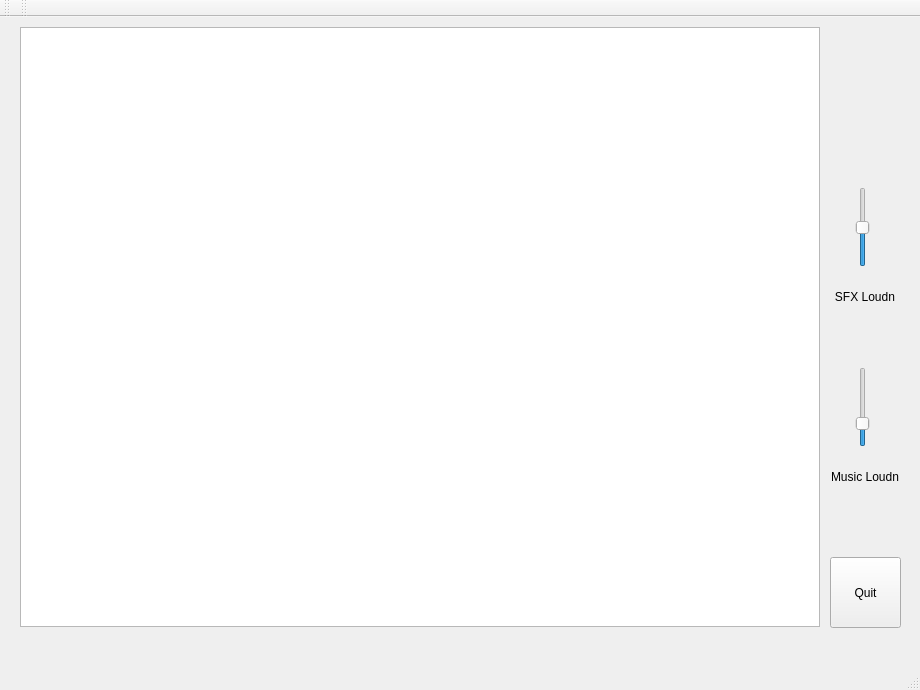
<?xml version="1.0" encoding="UTF-8"?>
<ui version="4.0">
 <class>MainWindow</class>
 <widget class="QMainWindow" name="MainWindow">
  <property name="geometry">
   <rect>
    <x>0</x>
    <y>0</y>
    <width>920</width>
    <height>690</height>
   </rect>
  </property>
  <property name="windowTitle">
   <string>MainWindow</string>
  </property>
  <widget class="QWidget" name="centralWidget">
   <widget class="QPushButton" name="pushButton1">
    <property name="geometry">
     <rect>
      <x>830</x>
      <y>540</y>
      <width>71</width>
      <height>71</height>
     </rect>
    </property>
    <property name="focusPolicy">
     <enum>Qt::NoFocus</enum>
    </property>
    <property name="text">
     <string>Quit</string>
    </property>
   </widget>
   <widget class="QGraphicsView" name="graphicsView">
    <property name="geometry">
     <rect>
      <x>20</x>
      <y>10</y>
      <width>800</width>
      <height>600</height>
     </rect>
    </property>
    <property name="sizePolicy">
     <sizepolicy hsizetype="Maximum" vsizetype="Maximum">
      <horstretch>0</horstretch>
      <verstretch>0</verstretch>
     </sizepolicy>
    </property>
    <property name="minimumSize">
     <size>
      <width>800</width>
      <height>600</height>
     </size>
    </property>
    <property name="maximumSize">
     <size>
      <width>800</width>
      <height>600</height>
     </size>
    </property>
    <property name="focusPolicy">
     <enum>Qt::StrongFocus</enum>
    </property>
    <property name="verticalScrollBarPolicy">
     <enum>Qt::ScrollBarAlwaysOff</enum>
    </property>
    <property name="horizontalScrollBarPolicy">
     <enum>Qt::ScrollBarAlwaysOff</enum>
    </property>
   </widget>
   <widget class="QLabel" name="label1">
    <property name="geometry">
     <rect>
      <x>830</x>
      <y>430</y>
      <width>70</width>
      <height>60</height>
     </rect>
    </property>
    <property name="layoutDirection">
     <enum>Qt::LeftToRight</enum>
    </property>
    <property name="text">
     <string>Music Loudn</string>
    </property>
    <property name="textFormat">
     <enum>Qt::AutoText</enum>
    </property>
    <property name="alignment">
     <set>Qt::AlignCenter</set>
    </property>
    <property name="wordWrap">
     <bool>true</bool>
    </property>
   </widget>
   <widget class="QSlider" name="verticalSlider1">
    <property name="geometry">
     <rect>
      <x>850</x>
      <y>350</y>
      <width>25</width>
      <height>80</height>
     </rect>
    </property>
    <property name="maximum">
     <number>40</number>
    </property>
    <property name="pageStep">
     <number>5</number>
    </property>
    <property name="value">
     <number>10</number>
    </property>
    <property name="orientation">
     <enum>Qt::Vertical</enum>
    </property>
   </widget>
   <widget class="QSlider" name="verticalSlider2">
    <property name="geometry">
     <rect>
      <x>850</x>
      <y>170</y>
      <width>25</width>
      <height>80</height>
     </rect>
    </property>
    <property name="maximum">
     <number>40</number>
    </property>
    <property name="pageStep">
     <number>5</number>
    </property>
    <property name="value">
     <number>20</number>
    </property>
    <property name="orientation">
     <enum>Qt::Vertical</enum>
    </property>
   </widget>
   <widget class="QLabel" name="label">
    <property name="geometry">
     <rect>
      <x>830</x>
      <y>250</y>
      <width>70</width>
      <height>60</height>
     </rect>
    </property>
    <property name="text">
     <string>SFX Loudn</string>
    </property>
    <property name="alignment">
     <set>Qt::AlignCenter</set>
    </property>
    <property name="wordWrap">
     <bool>true</bool>
    </property>
   </widget>
  </widget>
  <widget class="QMenuBar" name="menuBar">
   <property name="geometry">
    <rect>
     <x>0</x>
     <y>0</y>
     <width>920</width>
     <height>34</height>
    </rect>
   </property>
  </widget>
  <widget class="QToolBar" name="mainToolBar">
   <attribute name="toolBarArea">
    <enum>TopToolBarArea</enum>
   </attribute>
   <attribute name="toolBarBreak">
    <bool>false</bool>
   </attribute>
  </widget>
  <widget class="QStatusBar" name="statusBar"/>
  <widget class="QToolBar" name="toolBar">
   <property name="windowTitle">
    <string>toolBar</string>
   </property>
   <attribute name="toolBarArea">
    <enum>TopToolBarArea</enum>
   </attribute>
   <attribute name="toolBarBreak">
    <bool>false</bool>
   </attribute>
  </widget>
  <action name="action">
   <property name="text">
    <string/>
   </property>
  </action>
 </widget>
 <layoutdefault spacing="6" margin="11"/>
 <resources/>
 <connections/>
</ui>
